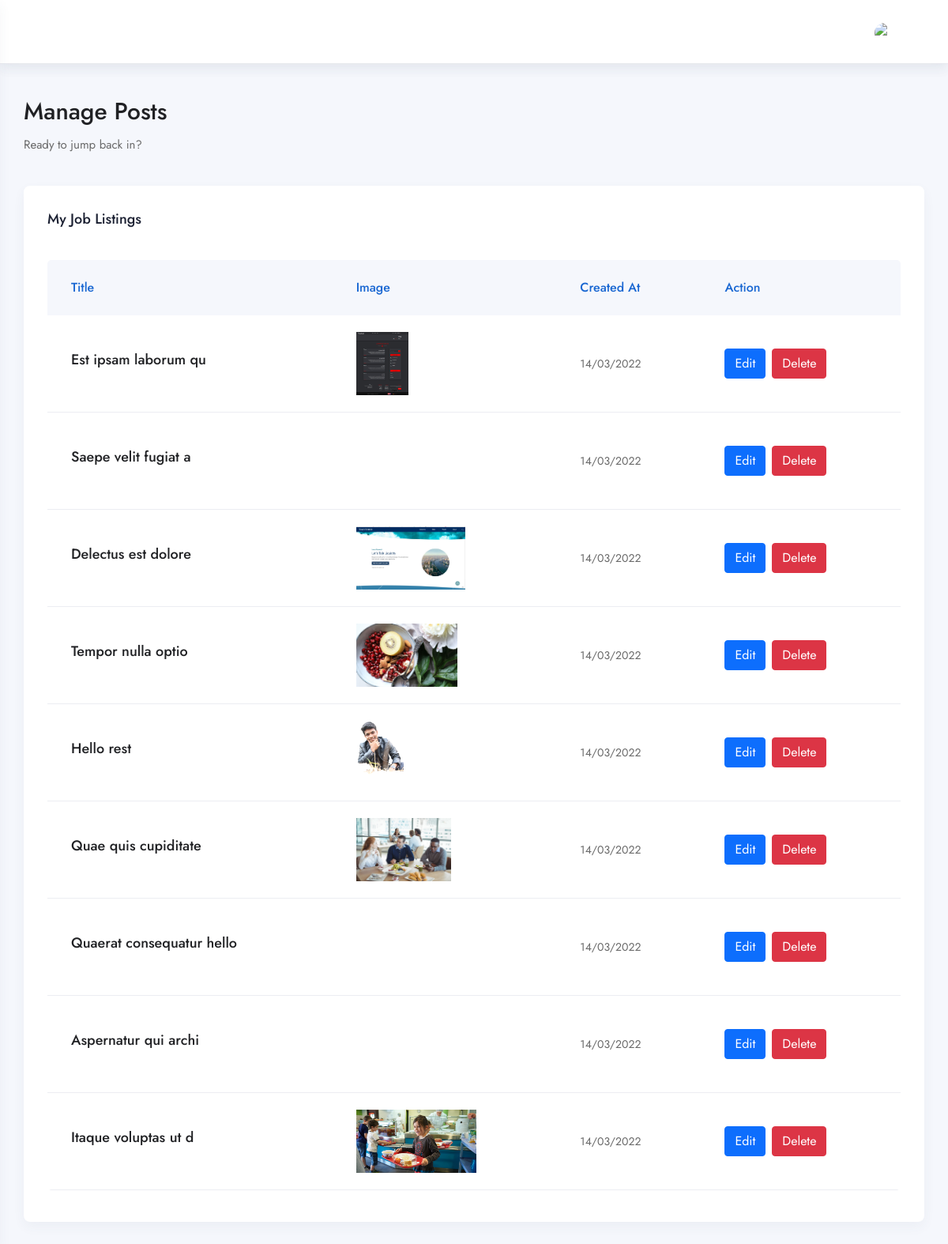
Page /jobIndex.php (signed in) on the committed database.
### tables this page shows
CREATE TABLE `posts` (
  `id` int(20) NOT NULL,
  `user_id` bigint(20) UNSIGNED DEFAULT NULL,
  `category_id` bigint(20) UNSIGNED DEFAULT NULL,
  `title` varchar(255) DEFAULT NULL,
  `seo_title` varchar(255) DEFAULT NULL,
  `description` longtext DEFAULT NULL,
  `created_at` timestamp NOT NULL DEFAULT current_timestamp() ON UPDATE current_timestamp(),
  `updated_at` timestamp NULL DEFAULT NULL,
  `image` varchar(255) DEFAULT NULL
);

### jobIndex.php (the view, shortened to what this page needs)
<?php
require_once "partial/db.php";
   $postStatement = $pdo->prepare('SELECT * FROM posts  ORDER BY created_at DESC ');
   $postStatement->execute();
   $posts = $postStatement->fetchAll(PDO::FETCH_ASSOC);
?>
<?php include_once "include/header.php"?>
<section class="user-dashboard">
      <div class="dashboard-outer">
        <div class="upper-title-box">
          <h3>Manage Posts</h3>
          <div class="text">Ready to jump back in?</div>
        </div>
        <div class="row">
          <div class="col-lg-12">
            <div class="ls-widget">
              <div class="tabs-box">
                <div class="widget-title">
                  <h4>My Job Listings</h4>
                </div>
                <div class="widget-content">
                  <div class="table-outer">
                    <table class="default-table manage-job-table">
                      <thead>
                        <tr>
                          <th>Title</th>
                          <th>Image</th>
                          <th>Created At</th>
                          <th>Action</th>
                        </tr>
                      </thead>
                      <tbody>
                      <?php foreach ($posts as $i=> $post) : ?>
                        <tr>
                          <td>
                            <h6><a href="candidateIndex.php ? id=<?php echo $post['id']?>"><?php echo $post['title']?></a></h6>
                          </td>
                      <td>
                        <img style="height:80px;" src="<?php echo $post['image']?>" alt="">
                      </td>
                          <td><?php echo  date("d/m/Y",strtotime($post['created_at'])) ?></td>
                          <td>
                            <div class="option-box">
                              <ul class="option-list">
                                <a class="btn btn-primary text-white" href="jobEdit.php ? id=<?php echo $post['id']?>">Edit</a>
                                <form action="jobDelete.php" method="post" style="display:inline-block">
                                      <button type="submit" class="btn btn-danger ms-2">Delete</button>
                                </form>
                              </ul>
                            </div>
                          </td>
                        </tr>
                        <?php  endforeach; ?>
                      </tbody>
                    </table>
                  </div>
                </div>
              </div>
            </div>
          </div>
        </div>
      </div>
    </section>
<?php include_once "include/footer.php"?>

### asset/css/responsive.css (style rules this page uses)
@media only screen and (max-width: 1600px) { .dashboard .dashboard-outer { padding: 40px 30px 0; } }
@media only screen and (max-width: 1600px) { .dashboard .upper-title-box { margin-bottom: 40px; } }

### asset/css/mmenu.css (style rules this page uses)
:root { --mm-line-height:20px;--mm-listitem-size:44px;--mm-navbar-size:44px;--mm-offset-top:0;--mm-offset-right:0;--mm-offset-bottom:0;--mm-offset-left:0;--mm-color-border:rgba(0, 0, 0, 0.1);--mm-color-button:rgba(0, 0, 0, 0.3);--mm-color-text:rgba(0, 0, 0, 0.75);--mm-color-text-dimmed:rgba(0, 0, 0, 0.3);--mm-color-background:#f3f3f3;--mm-color-background-highlight:rgba(0, 0, 0, 0.05);--mm-color-background-emphasis:rgba(255, 255, 255, 0.4);--mm-shadow:0 0 10px rgba(0, 0, 0, 0.3) }
:root { --mm-iconbar-size:50px }
:root { --mm-iconpanel-size:50px }
:root { --mm-sidebar-collapsed-size:50px;--mm-sidebar-expanded-size:440px }

### rows in the picture
posts: title "Est ipsam laborum qu", image (picture), created_at "14/03/2022"
posts: title "Saepe velit fugiat a", created_at "14/03/2022"
posts: title "Delectus est dolore", image (picture), created_at "14/03/2022"
posts: title "Tempor nulla optio", image (picture), created_at "14/03/2022"
posts: title "Hello rest", image (picture), created_at "14/03/2022"
posts: title "Quae quis cupiditate", image (picture), created_at "14/03/2022"
posts: title "Quaerat consequatur hello", created_at "14/03/2022"
posts: title "Aspernatur qui archi", created_at "14/03/2022"
posts: title "Itaque voluptas ut d", image (picture), created_at "14/03/2022"
